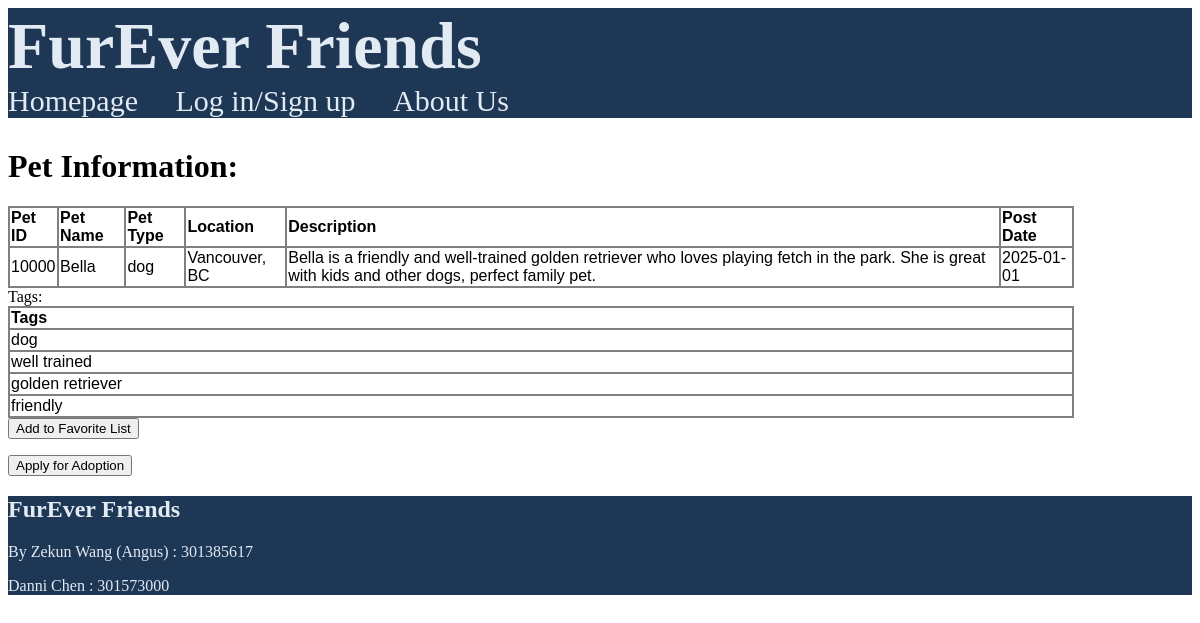
Before: /public/pages/pet_information.php?edit=10000 with the older database file.
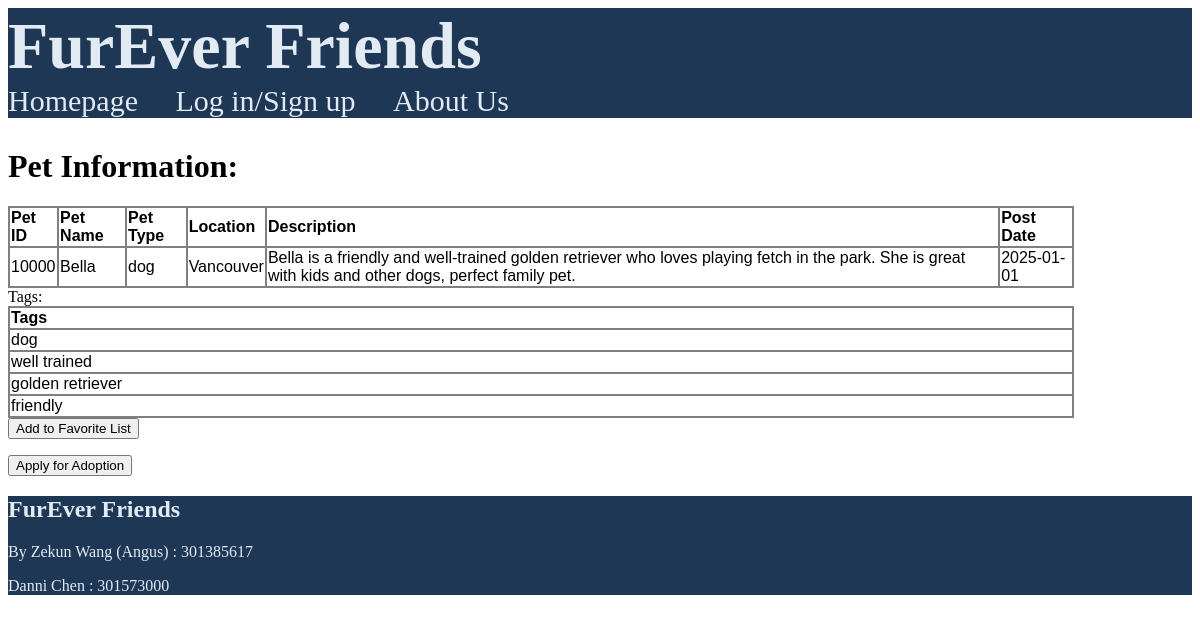
After: the same page with the newer database file.
### tables this page shows
CREATE TABLE `pet` (
  `pet_id` int(5) NOT NULL,
  `pet_name` varchar(20) NOT NULL,
  `location` varchar(50) NOT NULL,
  `pet_type` varchar(20) NOT NULL,
  `post_date` date NOT NULL,
  `description` text NOT NULL
);

CREATE TABLE `tags` (
  `tag_id` int(5) NOT NULL,
  `content` varchar(20) NOT NULL
);

### public/pages/pet_information.php (the view, shortened to what this page needs)
<?php require_once("../../private/functions/initialization.php") ?>
<?php
require_once(ROOT_PATH . SHARED_PATH.'/header.php');
echo "<h1>Pet Information: </h1>";
if(isset($_GET['edit'])){
    $id = $_GET['edit'];
}
$general_query = "SELECT * FROM pet WHERE pet_id = ".$id;
$select_result = mysqli_query($connection, $general_query);
if(mysqli_num_rows($select_result) != 0){
    echo"<table class='resultTable'><tr>";
        echo "<td class='tableGrid'><p class='tableHeader'>Pet ID</p></td>";
        echo "<td class='tableGrid'><p class='tableHeader'>Pet Name</p></td>";
        echo "<td class='tableGrid'><p class='tableHeader'>Pet Type</p></td>";
        echo "<td class='tableGrid'><p class='tableHeader'>Location</p></td>";
        echo "<td class='tableGrid'><p class='tableHeader'>Description</p></td>";
        echo "<td class='tableGrid'><p class='tableHeader'>Post Date</p></td>";
    echo "</tr><tr>";
    while($row = mysqli_fetch_assoc($select_result)){
        echo "<td class='tableGrid'>". $row['pet_id']. "</td>";
        echo "<td class='tableGrid'>". $row['pet_name']. "</td>";
        echo "<td class='tableGrid'>". $row['pet_type']. "</td>";
        echo "<td class='tableGrid'>". $row['location']. "</td>";
        echo "<td class='tableGrid'>". $row['description']. "</td>";
        echo "<td class='tableGrid'>". $row['post_date']. "</td>";
        echo"</tr>";
    }
    echo"</table>";
}
else{
    echo"<tr>Result is empty!</tr>";
}
echo "Tags:";
$tag_query = "SELECT tags.content FROM tags LEFT JOIN pet_tags ON pet_tags.tag_id = tags.tag_id WHERE pet_tags.pet_id = ".$id;
$tag_result = mysqli_query($connection, $tag_query);
if(mysqli_num_rows($tag_result) != 0){
    echo"<table class='resultTable'><tr>";
        echo "<td class='tableGrid'><p class='tableHeader'>Tags</p></td>";
    echo "</tr><tr>";
    while($row = mysqli_fetch_assoc($tag_result)){
        echo "<td class='tableGrid'>". $row['content']. "</td>";
        echo"</tr>";
    }
    echo"</table>";
}
else{
    echo"<tr>Result is empty!</tr>";
}
echo '<form action="../../private/functions/add_favorite.php">
            <input type="submit" value="Add to Favorite List">
        </form>';
echo '<form action="apply_page.php">
        <input type="submit" value="Apply for Adoption">
      </form>';
require_once(ROOT_PATH . SHARED_PATH.'/footer.php');
?>

### private/shared/header.php (shortened to what this page needs)
<!DOCTYPE html>
<html lang="en">
<head>
</head>
<body>
    <div id="header">
        <h1>FurEver Friends</h1>
    <?php
    echo '<nav><ul>';
    echo '<a href =' . PUBLIC_PATH . '/pages/homepage.php' .'> Homepage </a>';
    if(isset($_SESSION['user_name'])){
        $user_name = $_SESSION['user_name'];
        $type_query = "SELECT user_type FROM user WHERE user_name = '" . $user_name. "'";
        $type_res = mysqli_query($connection, $type_query);
        $userType = mysqli_fetch_assoc($type_res)['user_type'];
        if($userType == 'provider'){
            echo '<a href =' . PUBLIC_PATH . '/staff/provider/provider_dashboard.php' .'> Log in/Sign up </a>';
        }
        else if($userType == 'adopter'){
            echo '<a href =' . PUBLIC_PATH . '/staff/adopter/adopter_dashboard.php' .'> Log in/Sign up </a>';
        }
    }else{
        echo '<a href =' . PUBLIC_PATH . '/staff/general/login.php' .'> Log in/Sign up </a>';
    }
    echo '<a href =' . PUBLIC_PATH . '/pages/about_us.php' .'> About Us </a>';
    echo  '</ul></nav>';
    ?>
    </div>

### private/shared/footer.php
<footer>
    <div class="footer-container">
        <h2>FurEver Friends</h2>
        <p>By Zekun Wang (Angus) : 301385617</p>
        <p>Danni Chen : 301573000</p>
    </div>
</footer>
</body>
</html>

### private/shared/header.php (style rules this page uses)
#header a { color:#E2EAF4; text-decoration: none; padding-right:30px }
#header { background-color:#1E3755; color:#E2EAF4 }
#header h1 { font-size:66px; margin-bottom: 0 }
#header nav { color:#E2EAF4; font-size:30px; text-align:left }
#header nav ul { padding-inline-start: 0px; margin-top:0 }
.footer-container { background-color:#1E3755; color:#E2EAF4 }

Changed rows visible on the page:
changed pet "Bella": location "Vancouver, BC" → "Vancouver"
